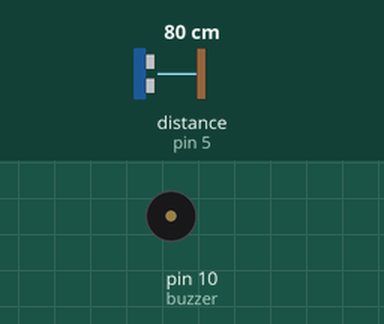
This sketch was run on a simulated Arduino Uno, built with avr-gcc and run on an emulated ATmega328P. On the bench: buzzer (waves = sounding). Wiring (inferred from the names in the program): ultrasonic range finder: trigger pin 4; echo pin 5. The inputs (shaded band) are chosen by the test bench; at power-on: distance to the obstacle (sensor on pin 5) 80 cm. The echo pulse lasts 58.3 µs per cm; what the sketch prints to the serial monitor is not drawn.

Above: at 1.2 s.
1.3 s: distance to the obstacle (sensor on pin 5) set to 31 cm
2.8 s: distance to the obstacle (sensor on pin 5) set to 25 cm
At 3.6 s:
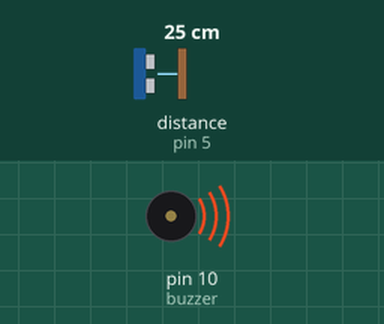
Timing chart, 0 to 10.3 s (numbered marks = the images above; inputs shaded):
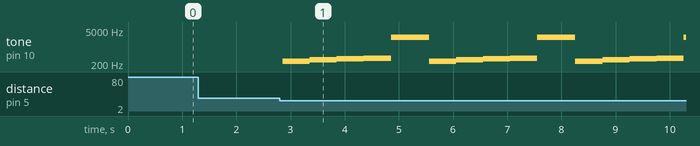

Measured:
- the behaviour switches between 29 and 28 cm on distance to the obstacle (sensor on pin 5) (found by bisection; images 0 and 1)
- after the input at 1.3 s, every drawn part: stays the same
- after the input at 2.8 s, tone on pin 10 (buzzer): silent → 261 Hz after 0.05 s, then repeats every 2.7 s: 293 Hz 0.50 s, 329 Hz 0.50 s, 349 Hz 0.50 s, 2500 Hz 0.70 s, 261 Hz 0.50 s

The sketch:

sketch_apr07a.ino
```cpp
//Programa: Conectando Sensor Ultrassonico HC-SR04 ao Arduino
//Autor: FILIPEFLOP

//Carrega a biblioteca do sensor ultrassonico
#include <Ultrasonic.h>

//Define os pinos para o trigger e echo
#define pino_trigger 4
#define pino_echo 5
#define buzzer 10

//Inicializa o sensor nos pinos definidos acima
Ultrasonic ultrasonic(pino_trigger, pino_echo);

void setup()
{
  pinMode(buzzer,OUTPUT);
  Serial.begin(9600);

}

void loop()
{


  float cmMsec, inMsec;
  long microsec = ultrasonic.timing();
  cmMsec = ultrasonic.convert(microsec, Ultrasonic::CM);

  if (cmMsec < 30)
  {
    tone(buzzer,261);
    delay(500);
    tone(buzzer,293);
      delay(500);
    tone(buzzer,329);
      delay(500);
    tone(buzzer,349);
      delay(500);

    Serial.print("Distancia em cm: ");
    Serial.println(cmMsec);

    tone(buzzer,2500);
    delay(500);

  }

  delay(200);
}
```
